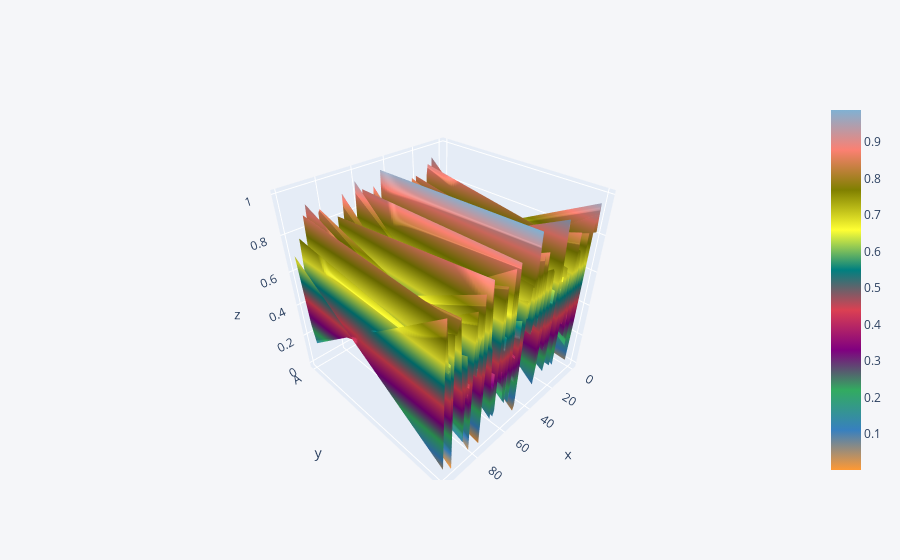

Source (notebook cell):
### Code cell
main(cat)

### Figure 1 — Plotly figure (JSON) as saved in the notebook; plotly's stock layout.template omitted (floating-point values rounded to 4 significant figures; data arrays with more than 128 entries replaced by an {"elided": "..."} marker saying what was removed)
{"data": [{"colorscale": [[0, "rgb(255, 153, 51)"], [0.1111, "rgb(55, 128, 191)"], [0.2222, "rgb(50, 171, 96)"], [0.3333, "rgb(128, 0, 128)"], [0.4444, "rgb(219, 64, 82)"], [0.5556, "rgb(0, 128, 128)"], [0.6667, "rgb(255, 255, 51)"], [0.7778, "rgb(128, 128, 0)"], [0.8889, "rgb(251, 128, 114)"], [1, "rgb(128, 177, 211)"]], "type": "surface", "x": [0, 1, 2, 3, 4, 5, 6, 7, 8, 9, 10, 11, 12, 13, 14, 15, 16, 17, 18, 19, 20, 21, 22, 23, 24, 25, 26, 27, 28, 29, 30, 31, 32, 33, 34, 35, 36, 37, 38, 39, 40, 41, 42, 43, 44, 45, 46, 47, 48, 49, 50, 51, 52, 53, 54, 55, 56, 57, 58, 59, 60, 61, 62, 63, 64, 65, 66, 67, 68, 69, 70, 71, 72, 73, 74, 75, 76, 77, 78, 79, 80, 81, 82, 83, 84, 85, 86, 87, 88, 89, 90, 91, 92, 93, 94, 95, 96, 97, 98, 99], "y": ["A", "C"], "z": {"elided": "2x100 float values"}}], "layout": {"legend": {"bgcolor": "#F5F6F9", "font": {"color": "#4D5663"}}, "paper_bgcolor": "#F5F6F9", "plot_bgcolor": "#F5F6F9", "title": {"font": {"color": "#4D5663"}}, "xaxis": {"gridcolor": "#E1E5ED", "showgrid": true, "tickfont": {"color": "#4D5663"}, "title": {"font": {"color": "#4D5663"}, "text": ""}, "zerolinecolor": "#E1E5ED"}, "yaxis": {"gridcolor": "#E1E5ED", "showgrid": true, "tickfont": {"color": "#4D5663"}, "title": {"font": {"color": "#4D5663"}, "text": ""}, "zerolinecolor": "#E1E5ED"}}}
